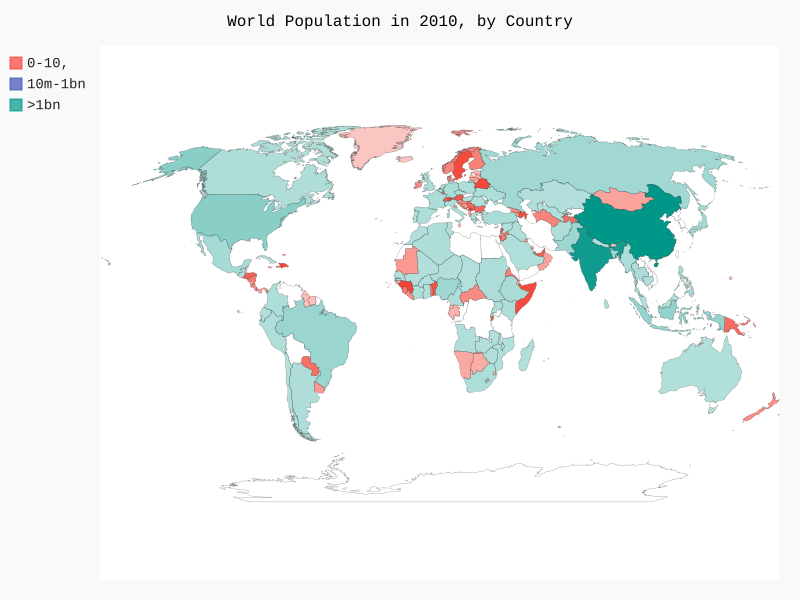

Recreate this plot in Python.
import json
from country_codes import get_country_code
from pygal.maps.world import World

filename = 'chapter_16/population_data.json'

with open(filename) as f:
    # json.load() converts the data into a format Python can work with
    pop_data = json.load(f)

# build a dictionary of population data
cc_populations = {}
for pop_dict in pop_data:
    if pop_dict['Year'] == '2010':
        country_name = pop_dict['Country Name']
        population = int(float(pop_dict['Value']))
        code = get_country_code(country_name)
        if code:
            cc_populations[code] = population

# group the countries into 3 population levels
cc_pops_1, cc_pops_2, cc_pops_3 = {}, {}, {}
for cc, pop in cc_populations.items():
    if pop < 10000000:
        cc_pops_1[cc] = pop
    elif pop < 10000000:
        cc_pops_2[cc] = pop
    else:
        cc_pops_3[cc] = pop

wm = World()
wm.force_uri_protocol = 'http'
wm.title = 'World Population in 2010, by Country'
wm.add('0-10,', cc_pops_1)
wm.add('10m-1bn', cc_pops_2)
wm.add('>1bn', cc_pops_3)
wm.render_to_file('world_population.svg')
